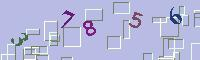
#> input picture t3.jpg, 200 x 60 px
$ python main.py
#> lines starting #> are read from the running program, lines starting #| are printed output that depends on the picture; after the words box and inside, x2 and y2 are one past the last pixel; in counts of white or black regions, pixels touching at a corner belong together
#==========================================================

import urllib
from PIL import Image
import os
import matplotlib.pyplot as plt
import cv2
import matplotlib.image as mpimg
import numpy as np
import pandas as pd
import math
import re
os.chdir('/home/linsam/kaggle/dl_test')

#============================function============================

# 對其一個點的周圍 2x2 的範圍進行掃描，並設定 threshold
# 若高於 threshold 則視為非雜點
def del_mis_pt_by_threshold(im2):
    for col in range(3):
        count = 0
        for i in xrange(len(im2)):
            for j in xrange( len(im2[i]) ):
                if( im2[i,j,col] == 255):
                   count = 0
                   for k in range(-2,3):
                       #print(k)
                       for l in range(-2,3):
                           try:
                               if im2[i + k,j + l,col] == 255:
                                   count += 1
                           except IndexError:
                               pass
        			# 這裡 threshold 設 4，當周遭小於 4 個點的話視為雜點
                if count <= 4:
                    im2[i,j,col] = 0
    return im2

def tran_gray(jpg_path):
    #jpg_path = 't1.jpg'
    image = Image.open(jpg_path)
    #灰度化处理
    #有很多种算法，这里选择rgb加权平均值算法
    gray_image = Image.new('L', image.size)
    #获得rgb数据序列，每一个都是(r,g,b)三元组
    raw_data = image.getdata()
    gray_data = []
    for rgb in raw_data:
        value = 0.299 * rgb[0] + 0.587 * rgb[1] + 0.114 * rgb[2]
        #value就是灰度值，这里使用127作为阀值，
        #小于127的就认为是黑色也就是0 大于等于127的就是白色，也就是255
        if value < 127:
            gray_data.append(0)
        else:
            gray_data.append(255)

    gray_image.putdata(gray_data)
    return gray_image

def xrange(x):

    return iter(range(x))

def input_image_pix_and_plot(jpg_path):
    #jpg_path = 't1.jpg'
    image = cv2.imread(jpg_path, cv2.IMREAD_COLOR)
    plt.imshow(image)
    plt.show()
    return image

def catch_axis_start_and_end(im4,axis='x'):

    if(axis=='x'):
        split = []
        for i in range(im4.shape[1]):
            if( sum( im4[:,i,0] ) != 0 ):
                split.append(i)

        split_num_start = [split[0]]
        split_num_end = []

        for i in range(2,len(split),1):
            #print(i)
            if(split[i]-split[i-1]>3): #and split[i-1]-split[i-2]!=1):
                split_num_end.append(split[i-1])
                split_num_start.append(split[i])
                #print(split[i])
        split_num_end.append(split[len(split)-1])
    elif(axis=='y'):
        split = []
        for i in range(im4.shape[0]):
            if( sum( im4[i,:,0] ) != 0 ):
                split.append(i)
        split_num_start = min(split)
        split_num_end = max(split)

    return split_num_start,split_num_end

def my_plt_fun(split_num_start,split_num_end,k):

    start = split_num_start[k]-3
    end = split_num_end[k]+3
    img = im4[:,start:end,:]

    plt.imshow(img)

    y_start,y_end = catch_axis_start_and_end(img,axis='y')
    y_start = y_start-3
    y_end = y_end+3

    img2 = img[y_start:y_end,:,:]
    plt.imshow(img2)
    plt.savefig('split_image_' + str(k) + '.png')
    return img2

#============================main============================

# input image
im = cv2.imread('t3.jpg', cv2.IMREAD_COLOR)
#> im is the input picture: shape (60, 200, 3); mean B, G, R 218.5, 183.5, 180.9
plt.imshow(im)

# transform gray scale
retval, im2 = cv2.threshold(im, 115, 255, cv2.THRESH_BINARY_INV)
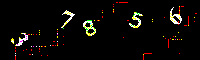
#> im2: shape (60, 200, 3); mean B, G, R 6.6, 9.4, 11.5
plt.imshow(im2)

# del miscellaneous points
im3 = del_mis_pt_by_threshold(im2)
#> after the loop in del_mis_pt_by_threshold, `for col in range(3):`:
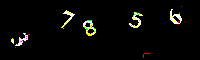
#> im2: shape (60, 200, 3); 1.23% of pixels changed, all inside (x1, y1, x2, y2) = (15, 2, 197, 60)
plt.imshow(im3)

# image enhancement
# 雜點去除後，我們必須對剩下的影像做強化
im4 = cv2.dilate(im3, (2, 2), iterations=1)
plt.imshow(im4)
# save figure
plt.savefig('del_mix_pt.png')
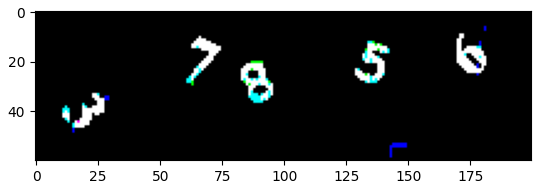
#> figure drawn by matplotlib, 1 panel; B, G, R data is drawn as R, G, B

#-------------------------------------------------
# split number

x_split_start,x_split_end = catch_axis_start_and_end(im4,axis='x')
#> after the loop in catch_axis_start_and_end, `for i in range(im4.shape[1]):`: split = 65 values from 11 to 181
#> in catch_axis_start_and_end, `split_num_start = [split[0]]`: split_num_start = [11]
#> the loop in catch_axis_start_and_end, `for i in range(2,len(split),1):` made 63 passes
#> after the loop in catch_axis_start_and_end, `for i in range(2,len(split),1):`: split_num_end = [27, 74, 95, 141]; split_num_start = [11, 63, 83, 129, 170]
#> x_split_start = [11, 63, 83, 129, 170]; x_split_end = [27, 74, 95, 141, 181]

# for example
img1 = my_plt_fun(x_split_start,x_split_end,0)
#> in my_plt_fun, `start = split_num_start[k]-3`: start = 8
#> in my_plt_fun, `end = split_num_end[k]+3`: end = 30
#> in my_plt_fun, `img = im4[:,start:end,:]`:
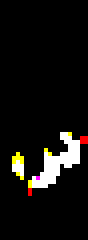
#> img: shape (60, 22, 3) (shown 4 times larger); mean B, G, R 15.1, 17.4, 18.7
#> in my_plt_fun, `y_start,y_end = catch_axis_start_and_end(img,axis='y')`: y_start = 33; y_end = 46
#> in my_plt_fun, `y_start = y_start-3`: y_start = 30
#> in my_plt_fun, `y_end = y_end+3`: y_end = 49
#> in my_plt_fun, `plt.savefig('split_image_' + str(k) + '.png')`:
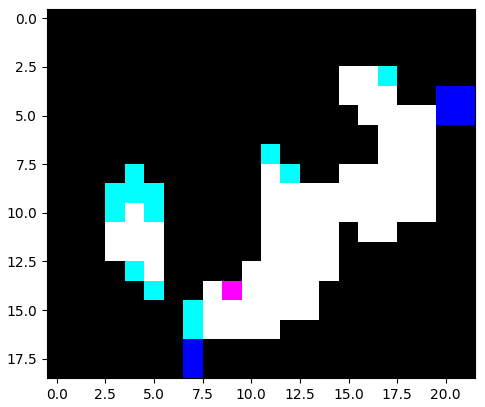
#> figure drawn by matplotlib, 1 panel; B, G, R data is drawn as R, G, B
plt.imshow(img1)

# split number and save figure
for i in range(len(x_split_start)):
    my_plt_fun(x_split_start,x_split_end,i)
#> this loop made 5 passes
#> (start in my_plt_fun, end in my_plt_fun, y_start in my_plt_fun, y_end in my_plt_fun) on passes 1 to 5: (8, 30, 30, 49), (60, 77, 7, 30), (80, 98, 18, 38), (126, 144, 10, 31), (167, 184, 6, 27)
#> pass 2, in my_plt_fun (call 3), `plt.savefig('split_image_' + str(k) + '.png')`:
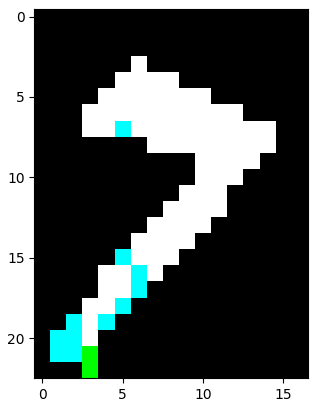
#> figure drawn by matplotlib, 1 panel; B, G, R data is drawn as R, G, B
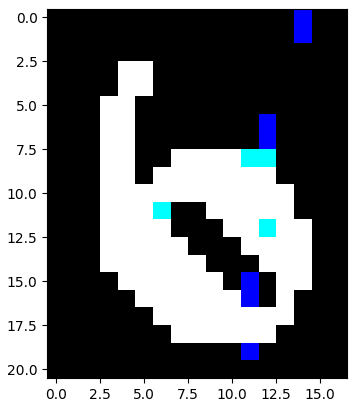
#> figure drawn by matplotlib, 1 panel; B, G, R data is drawn as R, G, B
